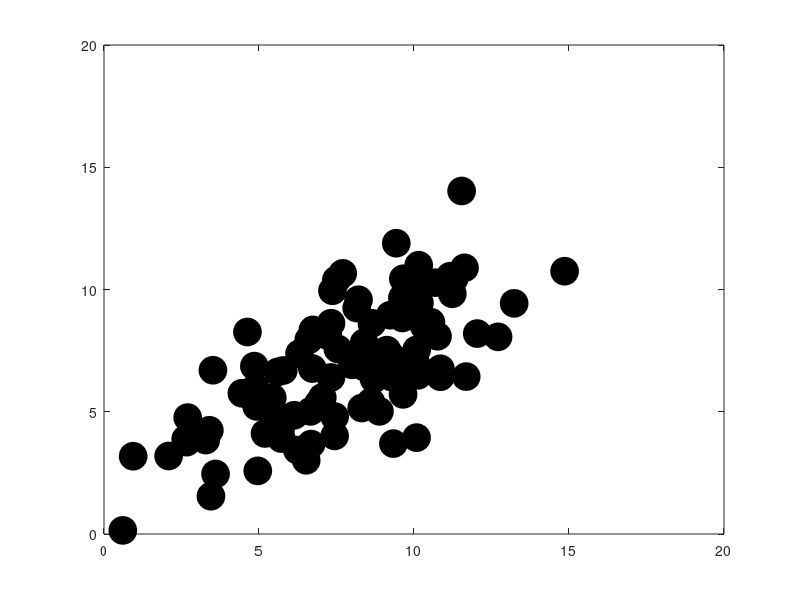

The MATLAB script that drew this image: (Note: this script raises an error after producing the figure.)
[fish_ID, fish_length, fish_weight] = textread('homework6_data_problem1.txt', '%f%f%f', 'headerlines', 1);

%% Preliminary Statistics
% Visualize the fish data.

% scatter plot of data
figure('OuterPosition',[0 0 1600 1600],'PaperUnits','points','PaperSize',[1600 1600]);
dots      = plot(fish_length, fish_weight, 'LineStyle', 'none',...
          'Marker', 'o', 'MarkerEdgeColor', 'k', 'MarkerFaceColor', 'k', ...
          'MarkerSize', 20);
setMarkerColor(dots, 'k', 0.3);

xlabel('fish length (in)')
ylabel('fish weight (oz)')
xlim([0.5*min(fish_length) 1.5*max(fish_length)])
ylim([0.5*min(fish_weight) 1.5*max(fish_weight)])
title('Moosehead Lake Rock Bass')

figlib.pretty()
drawnow
saveas(gcf, '/home/ahoyland/code/homework/ENG-BE-601/homework6/homework6_figure_1.png')
close all

% construct the deviation matrix
D         = zeros(length(fish_weight), 2);
D(:,1)    = fish_length - mean(fish_length);
D(:,2)    = fish_weight - mean(fish_weight);

% construct the sample covariance matrix
S         = 1 / (length(D) - 1) * D' * D;

% compute the eigenvalues
[V, lambda] = eig(S)

% scatter plot of data
figure('OuterPosition',[0 0 1600 1600],'PaperUnits','points','PaperSize',[1600 1600]);
dots      = plot(fish_length, fish_weight, 'LineStyle', 'none',...
          'Marker', 'o', 'MarkerEdgeColor', 'k', 'MarkerFaceColor', 'k', ...
          'MarkerSize', 20);
setMarkerColor(dots, 'k', 0.3);

hold on

% plot eigenvectors at centroid
slope(1)  = V(1) / V(2);
slope(2) 	= - 1/slope(1);
b         = mean(fish_weight) - slope * mean(fish_length);
x         = 0:max(fish_length);
plot(x, slope(1)*x + b(1), 'r')
plot(x, slope(2)*x + b(2), 'r')

xlabel('fish length (in)')
ylabel('fish weight (oz)')
xlim([0.5*min(fish_length) 1.5*max(fish_length)])
ylim([0.5*min(fish_weight) 1.5*max(fish_weight)])
title('Moosehead Lake Rock Bass')

figlib.pretty()
drawnow
saveas(gcf, '/home/ahoyland/code/homework/ENG-BE-601/homework6/homework6_figure_2.png')
close all

%% Problem #1 Part C

% compute statistical distance using the L-2 norm
my_distances = zeros(100,1);
for ii = 1:length(fish_weight)
	d			= zeros(2,1);
	d(1) 	= fish_length(ii) - mean(fish_length);
	d(2) 	= fish_weight(ii) - mean(fish_weight);
	my_distances(ii) = d' * inv(S) * d;
end
disp('The statistical distances:')
disp(my_distances)

% produce histogram of statistical distance
figure('OuterPosition',[0 0 1600 1600],'PaperUnits','points','PaperSize',[1600 1600]);
histogram(my_distances, 0:0.5:10)
xlim([0 10])
ylim([0 25])
xlabel('statistical distance')
ylabel('occurrences')
title('histogram of statistical differences')

figlib.pretty()
drawnow
saveas(gcf, '/home/ahoyland/code/homework/ENG-BE-601/homework6/homework6_figure_3.png')
close all

c2 = 5.99;

% scatter plot of data
fig = figure('OuterPosition',[0 0 1600 1600],'PaperUnits','points','PaperSize',[1600 1600]);
ax = axes(fig);
dots      = plot(ax, fish_length, fish_weight, 'LineStyle', 'none',...
          'Marker', 'o', 'MarkerEdgeColor', 'k', 'MarkerFaceColor', 'k', ...
          'MarkerSize', 20);
setMarkerColor(dots, 'k', 0.3);

hold on

% plot eigenvectors at centroid
slope(1)  = V(1) / V(2);
slope(2) 	= - 1/slope(1);
b         = mean(fish_weight) - slope * mean(fish_length);
x         = 0:max(fish_length);
plot(ax, x, slope(1)*x + b(1), 'r')
plot(ax, x, slope(2)*x + b(2), 'r')

% plot an ellipse as black dots
d1 				= linspace(-16.8, 16.8, 101);
d2 				= zeros(length(d1), 2);
invS 			= inv(S);
for ii = 1:length(d2)
	d2(ii,:)= roots([invS(2,2) (invS(1,2) + invS(2,1))*d1(ii) (invS(1,1)*d1(ii)^2 - c2^2)]);
end

plot(ax, d1, d2, 'LineStyle', 'none', 'Marker', 'o', 'MarkerSize', 3, 'MarkerFaceColor', 'k', 'MarkerEdgeColor', 'k');

xlabel('fish length (in)')
ylabel('fish weight (oz)')
xlim([-5 25])
ylim([-25 25])
title('Moosehead Lake Rock Bass')

figlib.pretty()
drawnow
saveas(fig, '/home/ahoyland/code/homework/ENG-BE-601/homework6/homework6_figure_4.png')
close all

index = find(my_distances > c2)
disp('Fish IDs with high statistical differences')
fish_ID(index)

X = [fish_length fish_weight];
figure('OuterPosition',[0 0 1600 1600],'PaperUnits','points','PaperSize',[1600 1600]);
hist3(X, 'Nbins', [15 15]);
xlabel('fish length (in)')
ylabel('fish weight (oz)')
zlabel('# occurrences')

figlib.pretty()
drawnow
saveas(gcf, '/home/ahoyland/code/homework/ENG-BE-601/homework6/homework6_figure_5.png')
close all
